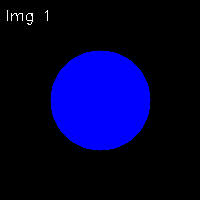
#> input picture Trabalho3_Operacao_PI/imagem_teste1.png, 200 x 200 px
$ python teste.py
#> lines starting #> are read from the running program, lines starting #| are printed output that depends on the picture; after the words box and inside, x2 and y2 are one past the last pixel; in counts of white or black regions, pixels touching at a corner belong together
#> in carregar_ou_gerar_imagens, img1 is the input picture: shape (200, 200, 3); mean B, G, R 50.6, 0.6, 0.6
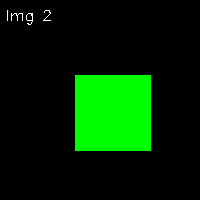
#> input picture Trabalho3_Operacao_PI/imagem_teste2.png, 200 x 200 px
#> in carregar_ou_gerar_imagens, img2 is the input picture: shape (200, 200, 3); mean B, G, R 0.7, 37.5, 0.7
import cv2
import numpy as np
import matplotlib.pyplot as plt

# =========================================================
# CONFIGURAÇÃO: Nomes de arquivos de imagem
# =========================================================
NOME_IMAGEM_1 = "imagem_teste1.png"
NOME_IMAGEM_2 = "imagem_teste2.png"
# =========================================================

# -------------------------
# Operações Aritméticas
# -------------------------
def adicao_imagens(img1, img2):
    """Soma os valores de pixel de duas imagens, com saturação."""
    img2_resized = cv2.resize(img2, (img1.shape[1], img1.shape[0]))
    return cv2.add(img1, img2_resized)
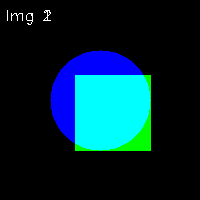
#> returned value: shape (200, 200, 3); mean of channels 0, 1, 2 50.7, 37.5, 0.7; drawn as B, G, R

def subtracao_imagens(img1, img2):
    """Subtrai os valores de pixel, com saturação em zero."""
    img2_resized = cv2.resize(img2, (img1.shape[1], img1.shape[0]))
    return cv2.subtract(img1, img2_resized)

def multiplicacao_imagens(img1, img2):
    """Multiplica os valores de pixel de duas imagens, normalizando o resultado."""
    img2_resized = cv2.resize(img2, (img1.shape[1], img1.shape[0]))
    # Converte para float para evitar overflow e normaliza
    multiplicacao = cv2.multiply(img1.astype(np.float32), img2_resized.astype(np.float32))
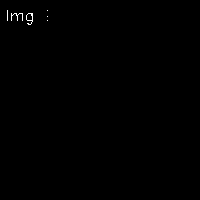
#> multiplicacao: shape (200, 200, 3) float32; values 0 (black) and 65025 (white), 0.2% white in thin lines or dots, all inside (x1, y1, x2, y2) = (7, 10, 48, 25)
    multiplicacao = np.clip(multiplicacao, 0, 255).astype(np.uint8)
    return multiplicacao

def divisao_imagens(img1, img2):
    """Divide os valores de pixel da primeira imagem pela segunda."""
    img2_resized = cv2.resize(img2, (img1.shape[1], img1.shape[0]))
    # Adiciona um pequeno valor para evitar divisão por zero
    img2_resized[img2_resized == 0] = 1
    divisao = cv2.divide(img1, img2_resized, scale=255)
    return divisao

# -------------------------
# Operações Geométricas
# -------------------------
def rotacao_imagem(img, angulo, escala=1.0):
    """Rotaciona a imagem por um determinado ângulo."""
#> called with angulo = 45, escala = 1
    (h, w) = img.shape[:2]
#> h = 200; w = 200
    centro = (w // 2, h // 2)
#> centro = (100, 100)
    M = cv2.getRotationMatrix2D(centro, angulo, escala)
    return cv2.warpAffine(img, M, (w, h))

def translacao_imagem(img, dx, dy):
    """Translada (move) a imagem por (dx, dy) pixels."""
#> called with dx = 50, dy = 30
    M = np.float32([[1, 0, dx], [0, 1, dy]])
    return cv2.warpAffine(img, M, (img.shape[1], img.shape[0]))
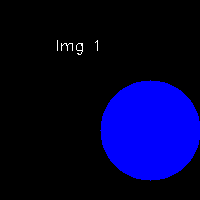
#> returned value: shape (200, 200, 3); mean of channels 0, 1, 2 50.6, 0.6, 0.6; drawn as B, G, R

def espelhamento_horizontal(img):
    """Espelha a imagem no eixo vertical (reflexão horizontal)."""
    return cv2.flip(img, 1)

def espelhamento_vertical(img):
    """Espelha a imagem no eixo horizontal (reflexão vertical)."""
    return cv2.flip(img, 0)

# -------------------------
# Função para carregar ou gerar as imagens de teste
# -------------------------
def carregar_ou_gerar_imagens(nome1, nome2):
    img1 = cv2.imread(nome1)
    img2 = cv2.imread(nome2)

    if img1 is None or img2 is None:
        print(f"Arquivos '{nome1}' e/ou '{nome2}' não encontrados. Gerando imagens de teste...")

        # Gerar imagem de teste 1 (círculo)
        img_teste1 = np.zeros((200, 200, 3), dtype=np.uint8)
        cv2.circle(img_teste1, (100, 100), 50, (255, 0, 0), -1)
        cv2.putText(img_teste1, 'Img 1', (5, 20), cv2.FONT_HERSHEY_SIMPLEX, 0.5, (255, 255, 255), 1)
        cv2.imwrite(nome1, img_teste1)

        # Gerar imagem de teste 2 (quadrado)
        img_teste2 = np.zeros((200, 200, 3), dtype=np.uint8)
        cv2.rectangle(img_teste2, (75, 75), (150, 150), (0, 255, 0), -1)
        cv2.putText(img_teste2, 'Img 2', (5, 20), cv2.FONT_HERSHEY_SIMPLEX, 0.5, (255, 255, 255), 1)
        cv2.imwrite(nome2, img_teste2)

        img1 = img_teste1
        img2 = img_teste2

    return img1, img2

# -------------------------
# Execução principal do script
# -------------------------
if __name__ == "__main__":
    img_orig1, img_orig2 = carregar_ou_gerar_imagens(NOME_IMAGEM_1, NOME_IMAGEM_2)

    # Conversão para o formato RGB (para exibição com matplotlib)
    img1_rgb = cv2.cvtColor(img_orig1, cv2.COLOR_BGR2RGB)
    img2_rgb = cv2.cvtColor(img_orig2, cv2.COLOR_BGR2RGB)

    # --- Aplicações das Operações Aritméticas ---
    img_adicao = adicao_imagens(img_orig1, img_orig2)
    img_subtracao = subtracao_imagens(img_orig1, img_orig2)
    img_multiplicacao = multiplicacao_imagens(img_orig1, img_orig2)
    img_divisao = divisao_imagens(img_orig1, img_orig2)

    # --- Aplicações das Operações Geométricas (na Imagem 1) ---
    img_rotacao = rotacao_imagem(img_orig1, 45)
    img_translacao = translacao_imagem(img_orig1, 50, 30)
    img_esp_horiz = espelhamento_horizontal(img_orig1)
    img_esp_vert = espelhamento_vertical(img_orig1)

    # Exibe os resultados
    fig, axes = plt.subplots(3, 3, figsize=(15, 15))
    fig.suptitle('Operações Aritméticas e Geométricas em Imagens', fontsize=18)

    # Aritméticas
    axes[0, 0].imshow(cv2.cvtColor(img_adicao, cv2.COLOR_BGR2RGB))
    axes[0, 0].set_title('Adição')
    axes[0, 0].axis('off')

    axes[0, 1].imshow(cv2.cvtColor(img_subtracao, cv2.COLOR_BGR2RGB))
    axes[0, 1].set_title('Subtração')
    axes[0, 1].axis('off')

    axes[0, 2].imshow(cv2.cvtColor(img_multiplicacao, cv2.COLOR_BGR2RGB))
    axes[0, 2].set_title('Multiplicação')
    axes[0, 2].axis('off')

    # Geométricas
    axes[1, 0].imshow(cv2.cvtColor(img_divisao, cv2.COLOR_BGR2RGB))
    axes[1, 0].set_title('Divisão')
    axes[1, 0].axis('off')

    axes[1, 1].imshow(cv2.cvtColor(img_rotacao, cv2.COLOR_BGR2RGB))
    axes[1, 1].set_title('Rotação (45°)')
    axes[1, 1].axis('off')

    axes[1, 2].imshow(cv2.cvtColor(img_translacao, cv2.COLOR_BGR2RGB))
    axes[1, 2].set_title('Translação (+50, +30)')
    axes[1, 2].axis('off')

    axes[2, 0].imshow(cv2.cvtColor(img_esp_horiz, cv2.COLOR_BGR2RGB))
    axes[2, 0].set_title('Espelhamento Horizontal')
    axes[2, 0].axis('off')

    axes[2, 1].imshow(cv2.cvtColor(img_esp_vert, cv2.COLOR_BGR2RGB))
    axes[2, 1].set_title('Espelhamento Vertical')
    axes[2, 1].axis('off')

    axes[2, 2].imshow(img1_rgb)
    axes[2, 2].set_title('Original (Imagem 1)')
    axes[2, 2].axis('off')

    plt.tight_layout(rect=[0, 0.03, 1, 0.95])
    plt.show()
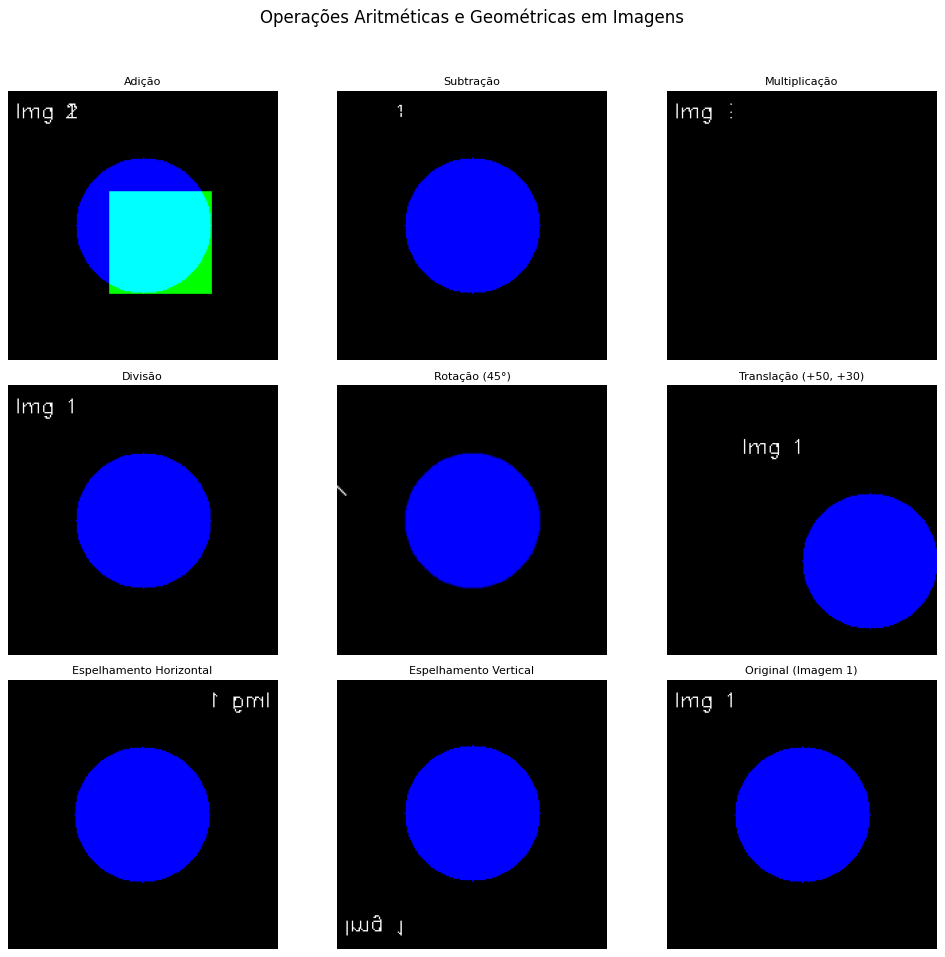
#> figure drawn by matplotlib, 9 panels
